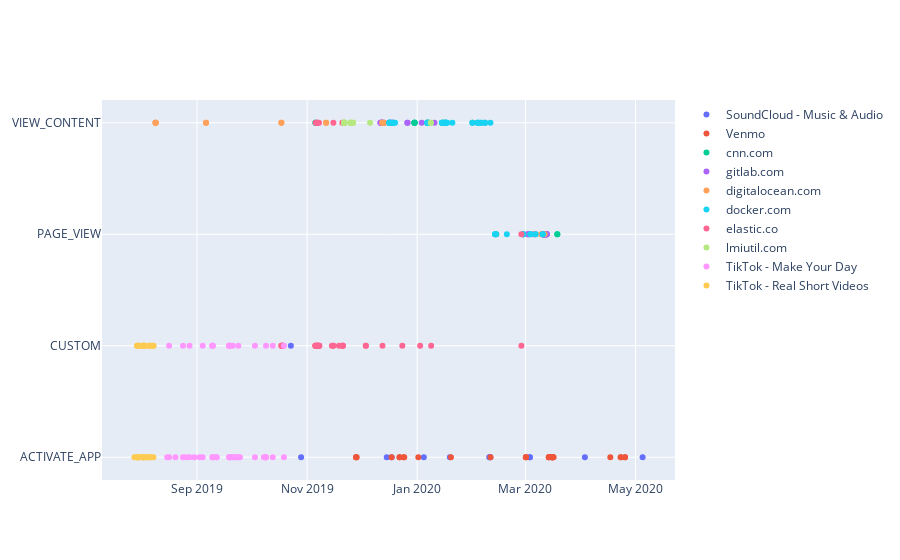

Notebook code cell kept with this figure:
### Markdown cell above
### Timeline of 10 most Frequently Recorded Visits

### Code cell
fig = go.Figure()
top_ten_df = off_facebook_df[off_facebook_df['name'].isin(counts_df[0:10]['name'])]
top_ten_df['date'] = pd.to_datetime(top_ten_df['date'],unit='s')
for x in top_ten_df.name.unique():
    t_df = top_ten_df.loc[top_ten_df['name'] == x]
    fig.add_trace(go.Scatter(x=t_df['date'],y=t_df['type'],mode='markers',name=x))
#fig = go.Figure()
#top_ten_df.head()
#fig.add_trace(go.Scatter(x=filtered['date'], y=off_facebook_df[]))
fig.show()

### Figure 1 — Plotly figure (JSON) as saved in the notebook; plotly's stock layout.template omitted (floating-point values rounded to 4 significant figures)
{"data": [{"mode": "markers", "name": "SoundCloud - Music & Audio", "type": "scatter", "x": ["2020-05-04T22:43:56", "2020-04-02T23:09:18", "2020-03-03T11:15:54", "2020-03-03T10:53:25", "2020-02-10T11:50:21", "2020-02-10T10:49:05", "2020-02-09T23:17:35", "2020-01-19T03:25:53", "2020-01-04T16:30:17", "2019-12-17T20:05:53", "2019-12-15T03:26:26", "2019-10-28T15:59:45", "2019-10-22T23:36:19"], "y": ["ACTIVATE_APP", "ACTIVATE_APP", "ACTIVATE_APP", "ACTIVATE_APP", "ACTIVATE_APP", "ACTIVATE_APP", "ACTIVATE_APP", "ACTIVATE_APP", "ACTIVATE_APP", "ACTIVATE_APP", "ACTIVATE_APP", "ACTIVATE_APP", "CUSTOM"]}, {"mode": "markers", "name": "Venmo", "type": "scatter", "x": ["2020-04-25T04:44:09", "2020-04-25T04:26:35", "2020-04-22T19:50:28", "2020-04-22T19:31:06", "2020-04-17T01:14:43", "2020-03-16T14:47:28", "2020-03-16T03:07:09", "2020-03-16T00:23:01", "2020-03-15T23:57:52", "2020-03-15T23:36:33", "2020-03-15T18:58:00", "2020-03-15T18:31:59", "2020-03-15T14:03:31", "2020-03-13T23:30:18", "2020-03-13T23:23:01", "2020-03-13T23:11:04", "2020-03-01T07:30:22", "2020-03-01T07:19:14", "2020-03-01T05:25:57", "2020-02-10T15:41:49", "2020-01-19T17:04:53", "2020-01-01T15:24:56", "2019-12-24T19:45:44", "2019-12-24T11:15:34", "2019-12-22T06:02:06", "2019-12-22T05:55:25", "2019-12-17T19:40:31", "2019-11-28T11:02:26", "2019-11-28T02:46:34", "2019-11-28T02:36:46"], "y": ["ACTIVATE_APP", "ACTIVATE_APP", "ACTIVATE_APP", "ACTIVATE_APP", "ACTIVATE_APP", "ACTIVATE_APP", "ACTIVATE_APP", "ACTIVATE_APP", "ACTIVATE_APP", "ACTIVATE_APP", "ACTIVATE_APP", "ACTIVATE_APP", "ACTIVATE_APP", "ACTIVATE_APP", "ACTIVATE_APP", "ACTIVATE_APP", "ACTIVATE_APP", "ACTIVATE_APP", "ACTIVATE_APP", "ACTIVATE_APP", "ACTIVATE_APP", "ACTIVATE_APP", "ACTIVATE_APP", "ACTIVATE_APP", "ACTIVATE_APP", "ACTIVATE_APP", "ACTIVATE_APP", "ACTIVATE_APP", "ACTIVATE_APP", "ACTIVATE_APP"]}, {"mode": "markers", "name": "cnn.com", "type": "scatter", "x": ["2020-03-18T16:09:20", "2020-03-18T16:09:18", "2020-03-12T14:58:57", "2020-01-15T19:18:41", "2020-01-15T19:18:33", "2019-12-30T12:31:28", "2019-12-30T12:29:26", "2019-12-30T12:13:22", "2019-12-30T12:13:16", "2019-12-30T12:12:45", "2019-11-05T16:46:16", "2019-11-05T16:46:15", "2019-11-05T16:46:13"], "y": ["PAGE_VIEW", "PAGE_VIEW", "PAGE_VIEW", "VIEW_CONTENT", "VIEW_CONTENT", "VIEW_CONTENT", "VIEW_CONTENT", "VIEW_CONTENT", "VIEW_CONTENT", "VIEW_CONTENT", "VIEW_CONTENT", "VIEW_CONTENT", "VIEW_CONTENT"]}, {"mode": "markers", "name": "gitlab.com", "type": "scatter", "x": ["2020-03-12T18:02:12", "2020-03-12T17:56:58", "2020-03-12T17:55:54", "2020-03-12T16:25:24", "2020-03-12T16:00:10", "2020-03-12T15:59:40", "2020-03-12T14:42:20", "2020-03-12T13:24:57", "2020-03-12T11:37:14", "2020-03-11T16:58:18", "2020-03-11T16:44:57", "2020-03-11T16:43:33", "2020-03-11T15:53:54", "2020-03-11T15:53:54", "2020-03-11T15:13:04", "2020-03-11T15:07:32", "2020-03-11T14:57:27", "2020-03-11T14:57:19", "2020-03-11T13:26:48", "2020-03-11T12:58:13", "2020-03-11T12:14:51", "2020-03-11T11:59:44", "2020-03-10T18:33:56", "2020-03-10T18:22:14", "2020-03-10T18:12:32", "2020-03-10T17:53:48", "2020-03-10T17:21:56", "2020-03-10T17:20:01", "2020-03-10T17:14:39", "2020-03-10T16:14:26", "2020-03-06T14:50:40", "2020-03-05T16:21:57", "2020-03-02T13:58:14", "2020-03-02T13:58:14", "2020-03-02T13:41:25", "2020-02-28T18:31:56", "2020-02-28T18:31:56", "2020-01-10T14:42:42", "2020-01-03T12:20:46", "2019-12-26T16:15:03", "2019-12-26T12:21:54", "2019-12-18T16:22:35", "2019-12-18T13:48:51", "2019-12-17T17:36:10", "2019-12-17T12:09:21", "2019-12-16T15:21:53", "2019-12-16T15:05:20", "2019-12-16T14:59:42", "2019-12-13T17:55:26", "2019-12-12T17:24:08", "2019-12-12T15:33:13", "2019-12-12T15:16:37", "2019-12-12T14:51:43", "2019-12-12T14:42:17", "2019-12-12T14:09:35", "2019-12-12T13:32:13", "2019-12-11T18:40:22", "2019-12-11T18:13:17", "2019-12-11T15:51:57"], "y": ["PAGE_VIEW", "PAGE_VIEW", "PAGE_VIEW", "PAGE_VIEW", "PAGE_VIEW", "PAGE_VIEW", "PAGE_VIEW", "PAGE_VIEW", "PAGE_VIEW", "PAGE_VIEW", "PAGE_VIEW", "PAGE_VIEW", "PAGE_VIEW", "PAGE_VIEW", "PAGE_VIEW", "PAGE_VIEW", "PAGE_VIEW", "PAGE_VIEW", "PAGE_VIEW", "PAGE_VIEW", "PAGE_VIEW", "PAGE_VIEW", "PAGE_VIEW", "PAGE_VIEW", "PAGE_VIEW", "PAGE_VIEW", "PAGE_VIEW", "PAGE_VIEW", "PAGE_VIEW", "PAGE_VIEW", "PAGE_VIEW", "PAGE_VIEW", "PAGE_VIEW", "PAGE_VIEW", "PAGE_VIEW", "PAGE_VIEW", "PAGE_VIEW", "VIEW_CONTENT", "VIEW_CONTENT", "VIEW_CONTENT", "VIEW_CONTENT", "VIEW_CONTENT", "VIEW_CONTENT", "VIEW_CONTENT", "VIEW_CONTENT", "VIEW_CONTENT", "VIEW_CONTENT", "VIEW_CONTENT", "VIEW_CONTENT", "VIEW_CONTENT", "VIEW_CONTENT", "VIEW_CONTENT", "VIEW_CONTENT", "VIEW_CONTENT", "VIEW_CONTENT", "VIEW_CONTENT", "VIEW_CONTENT", "VIEW_CONTENT", "VIEW_CONTENT"]}, {"mode": "markers", "name": "digitalocean.com", "type": "scatter", "x": ["2020-03-11T16:05:48", "2020-03-09T14:55:53", "2020-03-05T18:39:57", "2020-02-28T17:26:50", "2020-02-13T21:24:54", "2020-02-07T14:25:44", "2020-01-31T18:43:47", "2020-01-16T13:08:36", "2020-01-14T17:53:20", "2020-01-06T18:44:52", "2020-01-06T18:44:52", "2020-01-06T16:14:31", "2020-01-06T16:14:31", "2020-01-06T15:49:14", "2020-01-06T15:49:13", "2019-12-13T14:03:28", "2019-12-13T14:03:28", "2019-12-12T15:12:59", "2019-12-12T15:12:59", "2019-11-11T13:07:09", "2019-11-11T13:07:08", "2019-10-17T17:38:08", "2019-10-17T17:38:07", "2019-09-05T23:03:06", "2019-09-05T23:03:05", "2019-08-09T00:40:43", "2019-08-09T00:40:41", "2019-08-09T00:25:59", "2019-08-09T00:25:58"], "y": ["PAGE_VIEW", "PAGE_VIEW", "PAGE_VIEW", "PAGE_VIEW", "PAGE_VIEW", "VIEW_CONTENT", "VIEW_CONTENT", "VIEW_CONTENT", "VIEW_CONTENT", "VIEW_CONTENT", "VIEW_CONTENT", "VIEW_CONTENT", "VIEW_CONTENT", "VIEW_CONTENT", "VIEW_CONTENT", "VIEW_CONTENT", "VIEW_CONTENT", "VIEW_CONTENT", "VIEW_CONTENT", "VIEW_CONTENT", "VIEW_CONTENT", "VIEW_CONTENT", "VIEW_CONTENT", "VIEW_CONTENT", "VIEW_CONTENT", "VIEW_CONTENT", "VIEW_CONTENT", "VIEW_CONTENT", "VIEW_CONTENT"]}, {"mode": "markers", "name": "docker.com", "type": "scatter", "x": ["2020-03-10T17:14:28", "2020-03-10T12:46:42", "2020-03-06T14:50:31", "2020-03-04T03:04:41", "2020-03-03T16:14:27", "2020-02-28T19:59:28", "2020-02-28T18:52:37", "2020-02-28T14:26:21", "2020-02-19T16:28:10", "2020-02-13T19:44:23", "2020-02-13T12:24:03", "2020-02-13T04:22:48", "2020-02-13T04:10:43", "2020-02-10T14:45:25", "2020-02-07T16:18:17", "2020-02-07T16:14:33", "2020-02-05T15:53:13", "2020-02-05T14:18:30", "2020-02-04T12:46:00", "2020-02-03T15:49:44", "2020-02-03T15:12:07", "2020-02-03T12:20:15", "2020-02-03T11:56:09", "2020-01-31T14:54:23", "2020-01-31T13:48:05", "2020-01-20T12:00:41", "2020-01-17T16:33:08", "2020-01-16T21:41:32", "2020-01-16T20:52:18", "2020-01-16T19:24:54", "2020-01-16T18:19:07", "2020-01-16T18:14:37", "2020-01-16T16:53:17", "2020-01-16T16:20:25", "2020-01-15T14:12:47", "2020-01-14T19:11:54", "2020-01-14T17:08:48", "2020-01-14T16:33:13", "2020-01-07T16:54:21", "2020-01-07T15:42:42", "2020-01-06T18:48:25", "2020-01-06T17:26:44", "2020-01-06T17:08:10", "2020-01-06T16:58:15", "2020-01-06T16:14:05", "2020-01-06T13:53:34", "2019-12-19T18:03:18", "2019-12-18T16:02:04", "2019-12-18T13:10:25", "2019-12-17T15:27:06", "2019-12-16T16:18:15", "2019-12-16T16:05:26", "2019-12-16T15:47:56", "2019-12-16T15:44:23", "2019-12-16T15:20:03", "2019-12-16T15:07:41"], "y": ["PAGE_VIEW", "PAGE_VIEW", "PAGE_VIEW", "PAGE_VIEW", "PAGE_VIEW", "PAGE_VIEW", "PAGE_VIEW", "PAGE_VIEW", "PAGE_VIEW", "PAGE_VIEW", "PAGE_VIEW", "PAGE_VIEW", "PAGE_VIEW", "VIEW_CONTENT", "VIEW_CONTENT", "VIEW_CONTENT", "VIEW_CONTENT", "VIEW_CONTENT", "VIEW_CONTENT", "VIEW_CONTENT", "VIEW_CONTENT", "VIEW_CONTENT", "VIEW_CONTENT", "VIEW_CONTENT", "VIEW_CONTENT", "VIEW_CONTENT", "VIEW_CONTENT", "VIEW_CONTENT", "VIEW_CONTENT", "VIEW_CONTENT", "VIEW_CONTENT", "VIEW_CONTENT", "VIEW_CONTENT", "VIEW_CONTENT", "VIEW_CONTENT", "VIEW_CONTENT", "VIEW_CONTENT", "VIEW_CONTENT", "VIEW_CONTENT", "VIEW_CONTENT", "VIEW_CONTENT", "VIEW_CONTENT", "VIEW_CONTENT", "VIEW_CONTENT", "VIEW_CONTENT", "VIEW_CONTENT", "VIEW_CONTENT", "VIEW_CONTENT", "VIEW_CONTENT", "VIEW_CONTENT", "VIEW_CONTENT", "VIEW_CONTENT", "VIEW_CONTENT", "VIEW_CONTENT", "VIEW_CONTENT", "VIEW_CONTENT"]}, {"mode": "markers", "name": "elastic.co", "type": "scatter", "x": ["2020-02-27T18:16:05", "2020-02-27T18:14:24", "2020-01-08T17:38:41", "2020-01-02T15:23:17", "2019-12-23T18:41:52", "2019-12-12T18:39:52", "2019-12-03T12:52:12", "2019-12-03T12:41:21", "2019-11-20T20:14:57", "2019-11-20T19:39:26", "2019-11-20T14:00:58", "2019-11-20T12:32:58", "2019-11-20T12:29:00", "2019-11-18T15:22:14", "2019-11-15T13:20:52", "2019-11-15T13:10:55", "2019-11-15T12:20:35", "2019-11-14T17:50:41", "2019-11-07T19:21:45", "2019-11-07T15:50:05", "2019-11-07T14:11:33", "2019-11-07T13:59:20", "2019-11-07T12:01:52", "2019-11-06T18:01:47", "2019-11-06T17:54:05", "2019-11-06T16:47:19", "2019-11-06T16:39:01", "2019-11-06T13:36:43", "2019-11-06T13:21:13", "2019-11-06T12:40:21", "2019-11-06T12:16:44", "2019-11-05T17:34:13", "2019-11-05T17:16:35", "2019-11-05T17:14:34", "2019-11-05T14:07:56", "2019-11-05T13:20:10", "2019-10-18T14:53:29", "2019-10-18T12:52:19", "2019-10-18T12:43:45", "2019-10-18T12:21:55", "2019-10-17T21:47:44", "2019-10-17T21:36:48", "2019-10-17T16:19:37"], "y": ["PAGE_VIEW", "CUSTOM", "CUSTOM", "CUSTOM", "CUSTOM", "CUSTOM", "CUSTOM", "CUSTOM", "CUSTOM", "CUSTOM", "CUSTOM", "VIEW_CONTENT", "CUSTOM", "CUSTOM", "VIEW_CONTENT", "CUSTOM", "CUSTOM", "CUSTOM", "CUSTOM", "CUSTOM", "VIEW_CONTENT", "CUSTOM", "CUSTOM", "VIEW_CONTENT", "CUSTOM", "VIEW_CONTENT", "CUSTOM", "CUSTOM", "CUSTOM", "VIEW_CONTENT", "CUSTOM", "CUSTOM", "VIEW_CONTENT", "CUSTOM", "CUSTOM", "CUSTOM", "CUSTOM", "CUSTOM", "CUSTOM", "CUSTOM", "CUSTOM", "CUSTOM", "CUSTOM"]}, {"mode": "markers", "name": "lmiutil.com", "type": "scatter", "x": ["2020-01-08T13:51:13", "2020-01-08T13:51:13", "2019-12-05T21:11:52", "2019-11-26T11:50:59", "2019-11-26T11:50:58", "2019-11-25T02:47:57", "2019-11-25T02:47:55", "2019-11-25T02:44:14", "2019-11-25T02:44:13", "2019-11-25T02:44:13", "2019-11-21T15:02:55", "2019-11-21T15:02:54", "2019-11-21T14:56:36", "2019-11-21T14:56:36", "2019-11-21T14:40:28", "2019-11-21T14:40:28", "2019-11-21T14:11:58", "2019-11-21T14:11:57", "2019-11-21T13:56:19", "2019-11-21T13:56:19", "2019-11-21T13:41:22", "2019-11-21T13:41:22"], "y": ["VIEW_CONTENT", "VIEW_CONTENT", "VIEW_CONTENT", "VIEW_CONTENT", "VIEW_CONTENT", "VIEW_CONTENT", "VIEW_CONTENT", "VIEW_CONTENT", "VIEW_CONTENT", "VIEW_CONTENT", "VIEW_CONTENT", "VIEW_CONTENT", "VIEW_CONTENT", "VIEW_CONTENT", "VIEW_CONTENT", "VIEW_CONTENT", "VIEW_CONTENT", "VIEW_CONTENT", "VIEW_CONTENT", "VIEW_CONTENT", "VIEW_CONTENT", "VIEW_CONTENT"]}, {"mode": "markers", "name": "TikTok - Make Your Day", "type": "scatter", "x": ["2019-10-19T03:47:46", "2019-10-19T03:36:03", "2019-10-12T22:52:22", "2019-10-12T22:34:25", "2019-10-09T05:25:35", "2019-10-09T05:08:08", "2019-10-08T21:38:08", "2019-10-08T21:21:03", "2019-10-08T21:04:44", "2019-10-08T01:30:19", "2019-10-03T02:09:17", "2019-10-03T01:50:21", "2019-09-24T19:03:41", "2019-09-23T20:45:59", "2019-09-23T20:35:33", "2019-09-22T15:32:20", "2019-09-22T15:15:42", "2019-09-20T21:57:17", "2019-09-20T18:33:29", "2019-09-20T18:23:02", "2019-09-19T11:01:19", "2019-09-18T22:48:27", "2019-09-18T21:31:00", "2019-09-18T21:21:36", "2019-09-18T21:04:41", "2019-09-18T20:59:56", "2019-09-18T20:44:56", "2019-09-18T20:29:41", "2019-09-18T20:12:45", "2019-09-11T20:23:57", "2019-09-11T20:09:22", "2019-09-09T19:22:05", "2019-09-09T19:14:29", "2019-09-09T18:57:46", "2019-09-09T11:31:53", "2019-09-09T11:29:53", "2019-09-09T11:14:38", "2019-09-09T10:58:40", "2019-09-04T03:02:42", "2019-09-04T02:45:45", "2019-09-02T12:02:06", "2019-08-30T11:05:55", "2019-08-27T19:40:05", "2019-08-27T19:25:54", "2019-08-25T21:00:03", "2019-08-24T04:56:31", "2019-08-24T04:33:02", "2019-08-20T00:25:06", "2019-08-16T11:55:32", "2019-08-16T11:44:45", "2019-08-15T10:24:06"], "y": ["CUSTOM", "ACTIVATE_APP", "CUSTOM", "ACTIVATE_APP", "CUSTOM", "ACTIVATE_APP", "ACTIVATE_APP", "ACTIVATE_APP", "ACTIVATE_APP", "ACTIVATE_APP", "CUSTOM", "ACTIVATE_APP", "ACTIVATE_APP", "CUSTOM", "ACTIVATE_APP", "ACTIVATE_APP", "ACTIVATE_APP", "ACTIVATE_APP", "CUSTOM", "ACTIVATE_APP", "ACTIVATE_APP", "ACTIVATE_APP", "CUSTOM", "ACTIVATE_APP", "CUSTOM", "CUSTOM", "CUSTOM", "CUSTOM", "ACTIVATE_APP", "ACTIVATE_APP", "ACTIVATE_APP", "ACTIVATE_APP", "CUSTOM", "ACTIVATE_APP", "CUSTOM", "CUSTOM", "CUSTOM", "ACTIVATE_APP", "CUSTOM", "ACTIVATE_APP", "ACTIVATE_APP", "ACTIVATE_APP", "CUSTOM", "ACTIVATE_APP", "ACTIVATE_APP", "CUSTOM", "ACTIVATE_APP", "ACTIVATE_APP", "CUSTOM", "ACTIVATE_APP", "ACTIVATE_APP"]}, {"mode": "markers", "name": "TikTok - Real Short Videos", "type": "scatter", "x": ["2019-08-07T19:37:16", "2019-08-07T19:29:50", "2019-08-07T19:14:07", "2019-08-06T19:16:26", "2019-08-06T19:04:28", "2019-08-05T20:13:39", "2019-08-05T19:59:39", "2019-08-05T19:40:11", "2019-08-04T23:32:21", "2019-08-04T23:04:30", "2019-08-04T22:53:17", "2019-08-04T14:00:31", "2019-08-04T13:59:49", "2019-08-02T19:20:02", "2019-08-02T19:05:33", "2019-08-02T18:23:25", "2019-08-02T18:14:40", "2019-08-02T17:59:55", "2019-08-02T17:34:31", "2019-08-02T17:28:44", "2019-08-02T17:07:42", "2019-08-02T02:18:27", "2019-08-02T02:05:14", "2019-08-01T19:45:17", "2019-08-01T19:36:27", "2019-08-01T19:18:32", "2019-08-01T19:14:34", "2019-07-30T20:10:46", "2019-07-30T19:56:58", "2019-07-30T19:44:13", "2019-07-30T19:25:52", "2019-07-30T10:11:10", "2019-07-29T21:34:39", "2019-07-29T21:17:20", "2019-07-29T21:08:23", "2019-07-29T20:59:33", "2019-07-29T20:34:00", "2019-07-29T20:19:04", "2019-07-29T19:54:03", "2019-07-29T19:44:48", "2019-07-29T19:28:37", "2019-07-28T06:31:58"], "y": ["CUSTOM", "CUSTOM", "ACTIVATE_APP", "CUSTOM", "ACTIVATE_APP", "CUSTOM", "CUSTOM", "ACTIVATE_APP", "ACTIVATE_APP", "CUSTOM", "ACTIVATE_APP", "ACTIVATE_APP", "ACTIVATE_APP", "CUSTOM", "ACTIVATE_APP", "CUSTOM", "CUSTOM", "CUSTOM", "ACTIVATE_APP", "ACTIVATE_APP", "ACTIVATE_APP", "CUSTOM", "ACTIVATE_APP", "CUSTOM", "ACTIVATE_APP", "CUSTOM", "ACTIVATE_APP", "ACTIVATE_APP", "CUSTOM", "CUSTOM", "ACTIVATE_APP", "ACTIVATE_APP", "CUSTOM", "ACTIVATE_APP", "ACTIVATE_APP", "CUSTOM", "ACTIVATE_APP", "ACTIVATE_APP", "CUSTOM", "CUSTOM", "ACTIVATE_APP", "ACTIVATE_APP"]}], "layout": {}}
